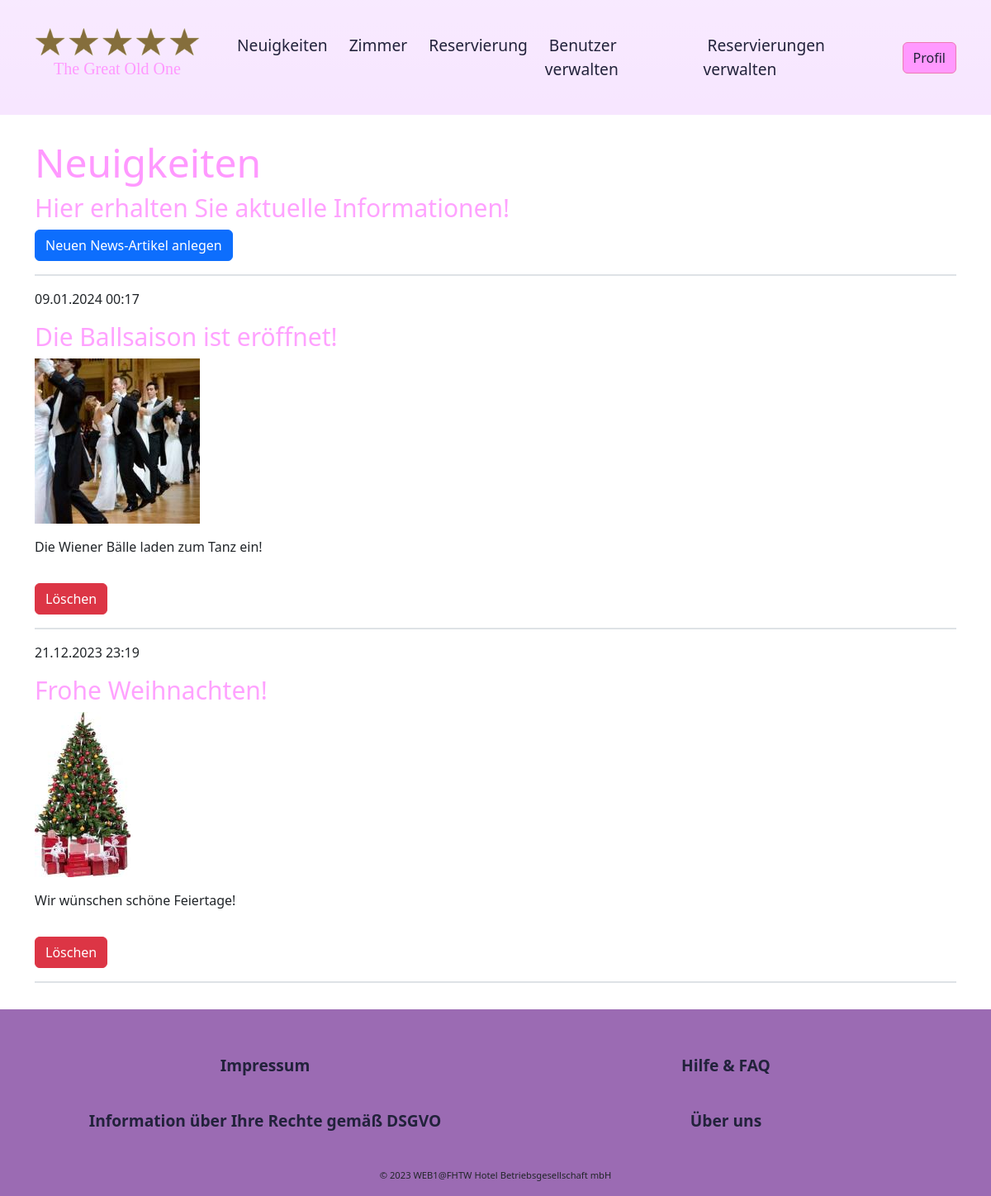
Screenshot of /content/news/news_form.php (signed in) with the database file from the repository.
### tables this page shows
CREATE TABLE IF NOT EXISTS `news_articles` (
  `id` int(11) NOT NULL AUTO_INCREMENT,
  `user_id` int(11) NOT NULL,
  `headline` varchar(80) NOT NULL,
  `description` text NOT NULL,
  `image_path` varchar(255) DEFAULT NULL,
  `thumbnail_path` varchar(255) DEFAULT NULL,
  `created_at` datetime NOT NULL DEFAULT current_timestamp(),
  PRIMARY KEY (`id`) USING BTREE,
  KEY `FK_news_user_id` (`user_id`) USING BTREE,
  CONSTRAINT `FK_news_user_id` FOREIGN KEY (`user_id`) REFERENCES `users` (`id`) ON DELETE CASCADE ON UPDATE CASCADE
);

### userManagement/User.php (called while the page is built, shortened)
<?php
class User
{
    private $isAdmin = true;
    public function isAdmin()
    {
        return $this->isAdmin;
    }
}

### content/news/NewsManagementSystem.php (called while the page is built, shortened)
<?php
require_once 'NewsArticle.php';
class NewsManagementSystem
{
    public function getAllNews()
    {
        require_once 'NewsArticle.php';
        require '../../database/dbaccess.php';
        $allNewsArticles = array();
        $sqlSelect =
        "SELECT id, user_id, headline, `description`, image_path, thumbnail_path, created_at
        FROM news_articles
        ORDER BY created_at DESC;";
        $result = $connection->query($sqlSelect);
        while($row = $result->fetch_assoc()) {
            $id = $row["id"];
            $userId = $row["user_id"];
            $headline = $row["headline"];
            $description = $row["description"];
            $image_path = $row["image_path"];
            $thumbnail_path = $row["thumbnail_path"];
            $createdAt = $row["created_at"];
            $newsArticle = new NewsArticle($id, $userId, $headline, $description, $image_path, $thumbnail_path, $createdAt);
            array_push($allNewsArticles, $newsArticle);
        }
        return $allNewsArticles;
    }
}

### content/news/news_logic.php (called while the page is built, shortened)
<?php
require_once "./NewsArticle.php";
require_once "./NewsManagementSystem.php";
$nms = new NewsManagementSystem();
function getAndFormatAllNewsArticles() {
    global $nms;
    $newsArticleList = $nms->getAllNews();
    return $newsArticleList;
}

### content/news/NewsArticle.php (called while the page is built, shortened)
<?php
class NewsArticle
{
    private $thumbnailPath;
    private $headline;
    private $description;
    private $id;
    private $createdAt;
    public function __construct($id, $user_id, $headline, $description, $imagePath, $thumbnailPath, $created_at)
    {
        $this->id = $id;
        $this->headline = $headline;
        $this->description = $description;
        $this->thumbnailPath = $thumbnailPath;
        $this->createdAt = $created_at;
    }
    public function getThumbnailPath()
    {
        return $this->thumbnailPath;
    }
    public function getHeadline()
    {
        return $this->headline;
    }
    public function getDescription()
    {
        return $this->description;
    }
    public function getId()
    {
        return $this->id;
    }
    public function getCreatedAt()
    {
        return $this->createdAt;
    }
}

### content/news/news_form.php (the view, shortened to what this page needs)
<?php
    require_once('../../userManagement/User.php');
?>
<!DOCTYPE html>
<html lang="en">
<head>
    <link href="https://cdn.jsdelivr.net/npm/bootstrap@5.3.2/dist/css/bootstrap.min.css" rel="stylesheet"
>
    <link rel="stylesheet" href="../../styles.css"/>
</head>
<body class="bgColor bg-gradient">
<header>
    <?php
    require_once "../../userManagement/User.php";
    require "./NewsArticle.php";
    include '../../navigation/navbar/topNavBar.php';
    include "news_logic.php";
    ?>
</header>
<main>
    <div class="container justify-content-left">
        <h1>Neuigkeiten</h1>
        <h2>Hier erhalten Sie aktuelle Informationen!</h2>
        <div class="news-container mb-3">
            <div class="border-bottom border-2 mb-3">
                <?php
                if (isset($_SESSION["currentUser"]) && $_SESSION["currentUser"]->isAdmin()) {
                ?>
                    <p class="d-inline-flex gap-1">
                        <a class="btn btn-primary" data-bs-toggle="collapse" href="#createArticleField" role="button"
                           aria-expanded="false" aria-controls="collapseExample">
                            Neuen News-Artikel anlegen
                        </a>
                    </p>
                <?php
                }
                ?>
            </div>
            <?php
                $formattedArticles = getAndFormatAllNewsArticles();
            ?>
            <?php
            foreach ($formattedArticles as $article) {
                $id = $article->getId();
                $thumbnail = $article->getThumbnailPath();
                $headline = $article->getHeadline();
                $description = $article->getDescription();
                $createdAt = date("d.m.Y H:i", date_timestamp_get(date_create($article->getCreatedAt())));
            ?>
                <div class="d-flex flex-column border-bottom border-2 mb-3">
                    <div>
                        <?php echo "<p>$createdAt</p>"; ?>
                    </div>
                    <div>
                        <?php echo "<h2>$headline</h2>"; ?>
                    </div>
                    <div class="mb-3">
                        <?php echo "<img src='$thumbnail' alt='Thumbnail'>"; ?>
                    </div>
                    <div class="mb-3">
                        <?php echo "<p>$description</p>"; ?>
                    </div>
                    <div class="mb-3">
                        <?php if(isset($_SESSION["currentUser"]) && $_SESSION["currentUser"]->isAdmin()): ?>
                            <form method="POST">
                                <button class="btn btn-danger" type="submit" id="delete" name="delete" value="<?php echo $id; ?>">
                                    Löschen
                                </button>
                            </form>
                        <?php endif; ?>
                    </div>
                </div>
            <?php
            }
            ?>
        </div>
    </div>
</main>
<footer>
    <?php
    include '../../navigation/footer/footerNav.php';
    ?>
</footer>
</body>
</html>

### styles.css (style rules this page uses)
:root { --primary: #FFFFFF; --secondary: #f7e6ff; --tertiary: #9b6bb3; --headline: rgba(255, 153, 255, 1); --text: #22223b; --text-visited: #22223b; --text-hover: #000000; --highlight: #ed79b3; --TheGreatFont: "Brush Script MT"; }
main div { margin: 0; }
.bgColor { background-color: var(--primary); }

### styles/footer.css (style rules this page uses)
footer { background-color: var(--tertiary); display: flex; }

### styles/generics.css (style rules this page uses)
html { background-color: var(--tertiary); }
body { padding-top: 10.5em; margin-bottom: -10em; }
h1 { font-size: 48px; color: var(--headline); }
h2 { font-size: 30px; color: var(--headline); opacity: 0.9; }
a { color: var(--text); text-decoration: none; padding: 5px; }

### styles/news.css (style rules this page uses)
.news-container { display: flex; flex-direction: column; }

### rows the page displays
news_articles: created_at "09.01.2024 00:17", headline "Die Ballsaison ist eröffnet!", thumbnail_path (picture), description "Die Wiener Bälle laden zum Tanz ein!", $id 2 (drawn)
news_articles: created_at "21.12.2023 23:19", headline "Frohe Weihnachten!", thumbnail_path (picture), description "Wir wünschen schöne Feiertage!", $id 1 (drawn)
